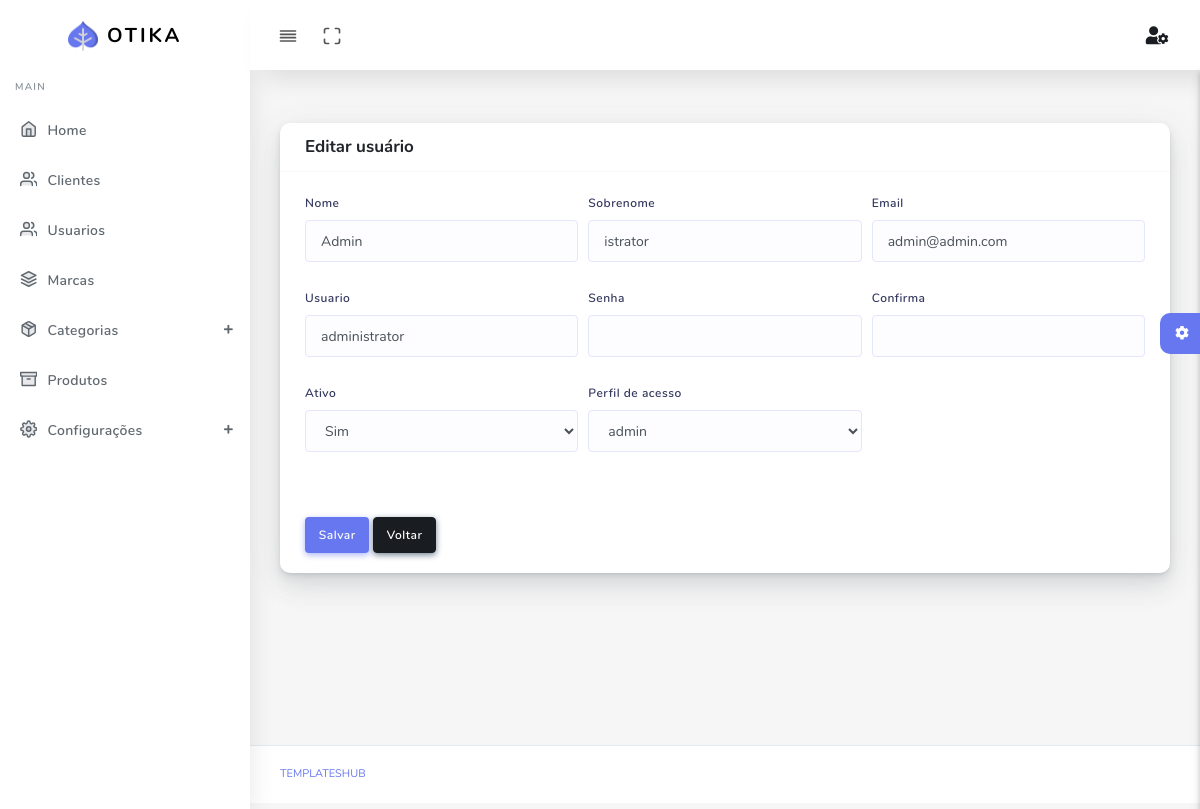
Screenshot of /restrita/usuarios/core/1 with the database file from the repository.
### tables this page shows
CREATE TABLE `users` (
  `id` int(11) UNSIGNED NOT NULL,
  `ip_address` varchar(45) NOT NULL,
  `cliente_user_id` int(11) DEFAULT NULL,
  `username` varchar(100) DEFAULT NULL,
  `password` varchar(255) NOT NULL,
  `email` varchar(254) NOT NULL,
  `activation_selector` varchar(255) DEFAULT NULL,
  `activation_code` varchar(255) DEFAULT NULL,
  `forgotten_password_selector` varchar(255) DEFAULT NULL,
  `forgotten_password_code` varchar(255) DEFAULT NULL,
  `forgotten_password_time` int(11) UNSIGNED DEFAULT NULL,
  `remember_selector` varchar(255) DEFAULT NULL,
  `remember_code` varchar(255) DEFAULT NULL,
  `created_on` int(11) UNSIGNED NOT NULL,
  `last_login` int(11) UNSIGNED DEFAULT NULL,
  `active` tinyint(1) UNSIGNED DEFAULT NULL,
  `first_name` varchar(50) DEFAULT NULL,
  `last_name` varchar(50) DEFAULT NULL,
  `company` varchar(100) DEFAULT NULL,
  `phone` varchar(20) DEFAULT NULL
);

CREATE TABLE `users_groups` (
  `id` int(11) UNSIGNED NOT NULL,
  `user_id` int(11) UNSIGNED NOT NULL,
  `group_id` mediumint(8) UNSIGNED NOT NULL
);

CREATE TABLE `groups` (
  `id` mediumint(8) UNSIGNED NOT NULL,
  `name` varchar(20) NOT NULL,
  `description` varchar(100) NOT NULL
);

### application/controllers/restrita/Usuarios.php (called while the page is built, shortened)
<?php
class Usuarios extends CI_Controller {
    public function core($usuario_id = NULL) {
        $usuario_id = (int) $usuario_id;
        if (!$usuario_id) {
            $this->form_validation->set_rules('first_name', 'Nome', 'trim|required|min_length[4]|max_length[45]');
            $this->form_validation->set_rules('last_name', 'Sobrenome', 'trim|required|min_length[4]|max_length[45]');
            $this->form_validation->set_rules('email', 'E-mail', 'trim|required|min_length[4]|max_length[100]|valid_email|callback_valida_email');
            $this->form_validation->set_rules('username', 'Usuário', 'trim|required|min_length[4]|max_length[50]|callback_valida_usuario');
            $this->form_validation->set_rules('password', 'Senha', 'trim|required|min_length[4]|max_length[200]');
            $this->form_validation->set_rules('confirma', 'Confirma', 'trim|required|matches[password]');
            if ($this->form_validation->run()) {
                $username = $this->input->post('username');
                $password = $this->input->post('password');
                $email = $this->input->post('email');
                $additional_data = array(
                    'first_name' => $this->input->post('first_name'),
                    'last_name' => $this->input->post('last_name'),
                    'active' => $this->input->post('active'),
                );
                $group = array($this->input->post('perfil'));
                if ($this->ion_auth->register($username, $password, $email, $additional_data, $group)) {
                    $this->session->set_flashdata('sucesso', 'Dados salvos com sucesso!');
                } else {
                    $this->session->set_flashdata('erro', $this->ion_auth->errors());
                }
                redirect('restrita/usuarios');
            } else {
                $data = array(
                    'titulo' => 'Cadastrar usuário',
                    'grupos' => $this->ion_auth->groups()->result(),
                );
                $this->load->view('restrita/layout/header', $data);
                $this->load->view('restrita/usuarios/core');
                $this->load->view('restrita/layout/footer');
            }
        } else {
            if (!$usuario = $this->ion_auth->user($usuario_id)->row()) {
                $this->session->set_flashdata('erro', 'Usuário não foi encontrado');
                redirect('restrita/usuarios');
            } else {
                $this->form_validation->set_rules('first_name', 'Nome', 'trim|required|min_length[4]|max_length[45]');
                $this->form_validation->set_rules('last_name', 'Sobrenome', 'trim|required|min_length[4]|max_length[45]');
                $this->form_validation->set_rules('email', 'E-mail', 'trim|required|min_length[4]|max_length[100]|valid_email|callback_valida_email');
                $this->form_validation->set_rules('username', 'Usuário', 'trim|required|min_length[4]|max_length[50]|callback_valida_usuario');
                $this->form_validation->set_rules('password', 'Senha', 'trim|min_length[4]|max_length[200]');
                $this->form_validation->set_rules('confirma', 'Confirma', 'trim|matches[password]');
                if ($this->form_validation->run()) {
                    $data = elements(
                            array(
                                'first_name',
                                'last_name',
                                'email',
                                'username',
                                'password',
                                'active',
                            ), $this->input->post()
                    );
                    $password = $this->input->post('password');
                    if (!$password) {
                        unset($data['password']);
                    }
                    $data = html_escape($data);
                    if ($this->ion_auth->update($usuario_id, $data)) {
                        $perfil = (int) $this->input->post('perfil');
                        if ($perfil) {
                            $this->ion_auth->remove_from_group(NULL, $usuario_id);
                            $this->ion_auth->add_to_group($perfil, $usuario_id);
                        }
                        $this->session->set_flashdata('sucesso', 'Dados salvos com sucesso!');
                    } else {
                        $this->session->set_flashdata('erro', $this->ion_auth->errors());
                    }
                    redirect('restrita/usuarios');
                } else {
                    $data = array(
                        'titulo' => 'Editar usuário',
                        'usuario' => $usuario,
                        'perfil' => $this->ion_auth->get_users_groups($usuario_id)->row(),
                        'grupos' => $this->ion_auth->groups()->result(),
                    );
                    $this->load->view('restrita/layout/header', $data);
                    $this->load->view('restrita/usuarios/core');
                    $this->load->view('restrita/layout/footer');
                }
            }
        }
    }
}

### index.php (called while the page is built, shortened)
<?php
require_once BASEPATH.'core/CodeIgniter.php';

### application/libraries/Ion_auth.php (called while the page is built, shortened)
<?php
class Ion_auth
{
	public function __construct()
	{
		$this->_cache_user_in_group =& $this->ion_auth_model->_cache_user_in_group;
		$this->ion_auth_model->trigger_events('library_constructor');
	}
	public function __call($method, $arguments)
	{
		return call_user_func_array( [$this->ion_auth_model, $method], $arguments);
	}
	public function __get($var)
	{
		return get_instance()->$var;
	}
}

### application/models/Ion_auth_model.php (called while the page is built, shortened)
<?php
class Ion_auth_model extends CI_Model
{
	public $tables = [];
	public $_ion_where = [];
	public $_ion_select = [];
	public $_ion_limit = NULL;
	public $_ion_offset = NULL;
	public $_ion_order_by = NULL;
	public $_ion_order = NULL;
	protected $response = NULL;
	protected $db;
	public function __construct()
	{
		$this->config->load('ion_auth', TRUE);
		$this->load->helper('cookie', 'date');
		$group_name = $this->config->item('database_group_name', 'ion_auth');
		if (empty($group_name))
		{
			$CI =& get_instance();
			$this->db = $CI->db;
		}
		else
		{
			$this->db = $this->load->database($group_name, TRUE, TRUE);
		}
		$this->tables = $this->config->item('tables', 'ion_auth');
		$this->join = $this->config->item('join', 'ion_auth');
	}
	public function limit($limit)
	{
		$this->_ion_limit = $limit;
		return $this;
	}
	public function where($where, $value = NULL)
	{
		if (!is_array($where))
		{
			$where = [$where => $value];
		}
		array_push($this->_ion_where, $where);
		return $this;
	}
	public function order_by($by, $order='desc')
	{
		$this->_ion_order_by = $by;
		$this->_ion_order    = $order;
		return $this;
	}
	public function row()
	{
		$row = $this->response->row();
		return $row;
	}
	public function users($groups = NULL)
	{
		if (isset($this->_ion_select) && !empty($this->_ion_select))
		{
			foreach ($this->_ion_select as $select)
			{
				$this->db->select($select);
			}
			$this->_ion_select = [];
		}
		else
		{
			$this->db->select([
			    $this->tables['users'].'.*',
			    $this->tables['users'].'.id as id',
			    $this->tables['users'].'.id as user_id'
			]);
		}
		if (isset($this->_ion_where) && !empty($this->_ion_where))
		{
			foreach ($this->_ion_where as $where)
			{
				$this->db->where($where);
			}
			$this->_ion_where = [];
		}
		if (isset($this->_ion_limit) && isset($this->_ion_offset))
		{
			$this->db->limit($this->_ion_limit, $this->_ion_offset);
			$this->_ion_limit  = NULL;
			$this->_ion_offset = NULL;
		}
		else if (isset($this->_ion_limit))
		{
			$this->db->limit($this->_ion_limit);
			$this->_ion_limit  = NULL;
		}
		if (isset($this->_ion_order_by) && isset($this->_ion_order))
		{
			$this->db->order_by($this->_ion_order_by, $this->_ion_order);
			$this->_ion_order    = NULL;
			$this->_ion_order_by = NULL;
		}
		$this->response = $this->db->get($this->tables['users']);
		return $this;
	}
	public function user($id = NULL)
	{
		$id = isset($id) ? $id : $this->session->userdata('user_id');
		$this->users();
		return $this;
	}
	public function get_users_groups($id = FALSE)
	{
		$id || $id = $this->session->userdata('user_id');
		return $this->db->select($this->tables['users_groups'].'.'.$this->join['groups'].' as id, '.$this->tables['groups'].'.name, '.$this->tables['groups'].'.description')
		                ->where($this->tables['users_groups'].'.'.$this->join['users'], $id)
		                ->join($this->tables['groups'], $this->tables['users_groups'].'.'.$this->join['groups'].'='.$this->tables['groups'].'.id')
		                ->get($this->tables['users_groups']);
	}
	public function groups()
	{
		$this->response = $this->db->get($this->tables['groups']);
		return $this;
	}
}

### application/views/restrita/usuarios/core.php (the view, shortened to what this page needs)
<div class="main-content">
  <section class="section">
    <div class="section-body">
      <div class="row">
        <div class="col-12">
          <div class="card">
            <div class="card-header">
              <h4><?php echo $titulo; ?></h4>
            </div>
            <?php
            $atributos = array(
              'name' =>'form_core',
            );
            if(isset($usuario)){
              $usuario_id = $usuario->id;
            }else{
              $usuario_id = ' ';
            }
            ?>
            <?php  echo form_open('restrita/usuarios/core/'.$usuario_id, $atributos );  ?>
            <div class="card-body">
              <div class="form-row">
                <div class="form-group col-md-4">
                  <label>Nome</label>
                  <input type="text" name="first_name" class="form-control" value="<?php echo (isset($usuario) ? $usuario->first_name : set_value('first_name'));  ?>" >
                </div>
                <div class="form-group col-md-4">
                  <label >Sobrenome</label>
                  <input type="text" name="last_name" class="form-control" value="<?php echo (isset($usuario) ? $usuario->last_name : set_value('last_name')); ?>">
                </div>
                <div class="form-group col-md-4">
                  <label for="inputEmail4">Email</label>
                  <input type="email" name="email" class="form-control" value="<?php echo (isset($usuario) ? $usuario->email : set_value('email'));  ?>" >
                </div>
              </div>
              <div class="form-row">
                <div class="form-group col-md-4">
                <label>Usuario</label>
                <input type="text" name="username" class="form-control" value="<?php echo (isset($usuario) ? $usuario->username : set_value('username'));  ?>">
                </div>
                <div class="form-group col-md-4">
                <label>Senha</label>
                <input type="password" name="password" class="form-control">
                </div>
                <div class="form-group col-md-4">
                <label>Confirma</label>
                <input type="password" name="confirma" class="form-control">
                </div>
              </div>
              <div class="form-row">
                <div class="form-group col-md-4">
                  <label for="inputState">Ativo</label>
                  <select id="inputState" name="active" class="form-control">
                    <?php  if(isset($usuario)): ?>
                      <option value="1" <?php echo($usuario->active == 1 ? 'selected' : ''); ?>>Sim</option>
                    <?php else:  ?>
                      <option value="1">Sim</option>
                      <option value="0">Não</option>
                    <?php endif;  ?>
                  </select>
                </div>
              <div class="form-group col-md-4">
                  <label >Perfil de acesso</label>
                  <select  class="form-control" name="perfil">
                    <?php foreach($grupos as $grupo):?>
                      <?php  if(isset($usuario)) : ?>
                        <option value="<?php echo $grupo->id; ?>"<?php echo($grupo->id == $perfil->id ? 'selected' : ''); ?>><?php echo $grupo->name; ?></option>
                      <?php else:  ?>
                        <option value="<?php echo $grupo->id; ?>"><?php echo $grupo->name; ?></option>
                      <?php endif; ?>
                    <?php endforeach;  ?>
                  </select>
                </div>
              </div>
            </div>
            <div class="card-footer">
              <button type="submit" class="btn btn-primary">Salvar</button>
              <a class="btn btn-dark" href="<?php echo base_url('restrita/usuarios')?>">Voltar</a>
            </div>
              <?php echo form_close(); ?>
          </div>
        </div>
    </div>
  </section>
</div>

### rows the page displays
users: first_name "Admin", last_name "istrator", email "admin@admin.com", username "administrator", active "Sim"
users_groups: perfil "admin"

### other values shown
$titulo "Editar usuário"
